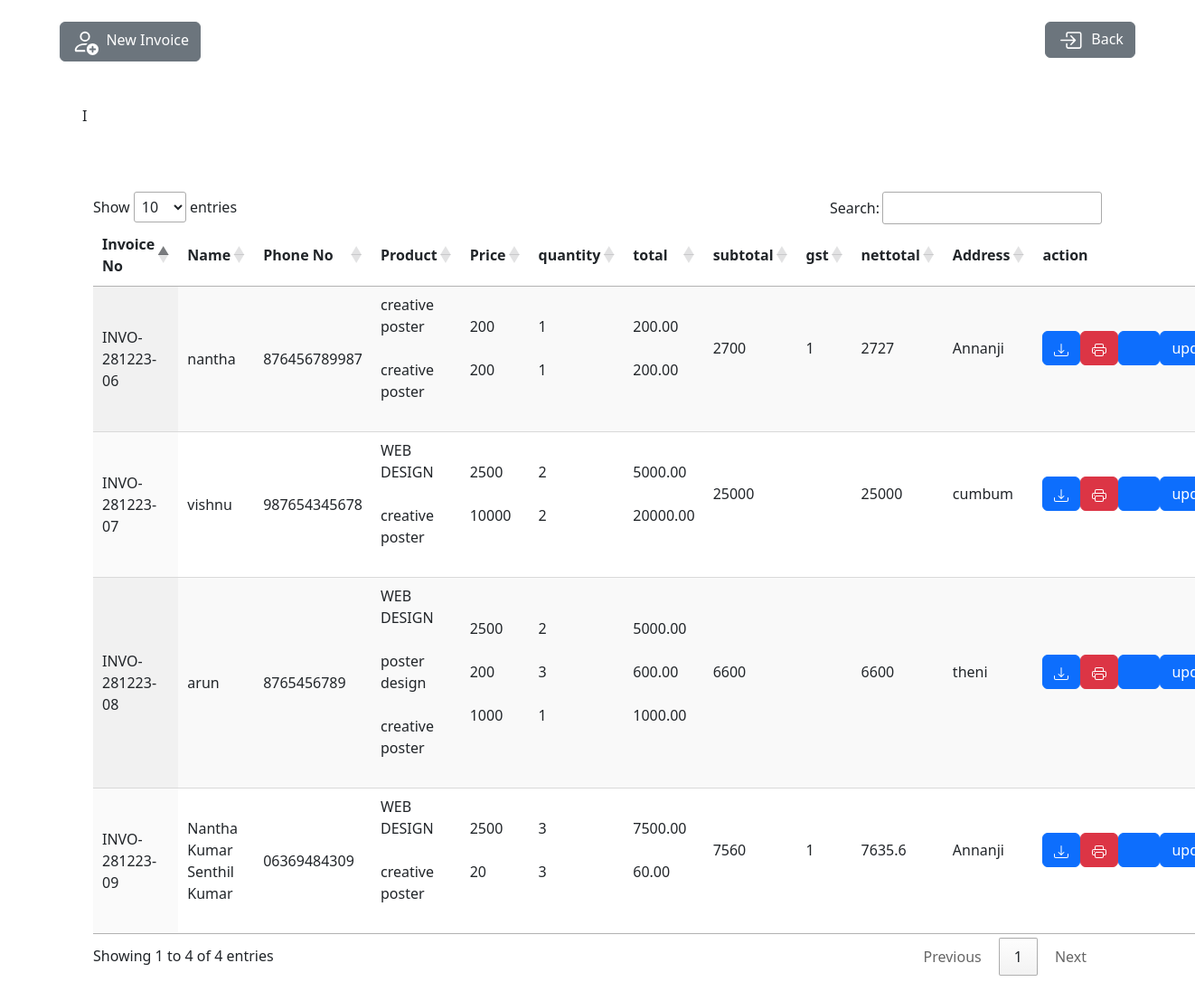
Page /invoice_list.php on the committed database.
### tables this page shows
CREATE TABLE `invoice` (
  `id` int(11) NOT NULL,
  `name` varchar(250) NOT NULL,
  `phone` varchar(250) NOT NULL,
  `address` varchar(250) NOT NULL,
  `product` varchar(250) NOT NULL,
  `quantity` int(250) NOT NULL,
  `price` varchar(250) NOT NULL,
  `total` varchar(250) NOT NULL,
  `subtotal` varchar(250) NOT NULL,
  `gst` varchar(300) NOT NULL,
  `nettotal` varchar(100) NOT NULL,
  `invoice_no` varchar(250) NOT NULL
);

### invoice_list.php (the view, shortened to what this page needs)
<?php
include "db_connect.php";
?>
<!DOCTYPE html>
<html>
<head>
	<link href="https://cdn.jsdelivr.net/npm/bootstrap@5.3.0-alpha3/dist/css/bootstrap.min.css" rel="stylesheet">
	<link rel="stylesheet" href="https://cdn.datatables.net/1.13.7/css/jquery.dataTables.min.css">
	<link rel="stylesheet" href="https://cdn.datatables.net/responsive/2.5.0/css/responsive.dataTables.min.css">
	<link href="https://cdn.jsdelivr.net/npm/bootstrap@5.3.2/dist/css/bootstrap.min.css" rel="stylesheet">
</head>
<body>
	<br>
	<div style="display:flex;justify-content: space-between;margin-left: 5%;margin-right: 5%;">
		<div>
			<a href="index.php" class="btn btn-secondary">
				&nbsp;&nbsp;New Invoice</a>
		</div>
		<div>
			<a href="index.php" class="btn btn-secondary">&nbsp;&nbsp;Back</a>
		</div>
	</div>
	<br>
	<br>
	<div class="container">
		<div class="row">
			<table id="example" class="display now-rap" style="width: 100%;">
				<thead>
					<tr>
						<th>Invoice No</th>
						I<th>Name</th>
						<th>Phone No</th>
						<th>Product</th>
						<th>Price</th>
						<th>quantity</th>
						<th>total</th>
						<th>subtotal</th>
						<th>gst</th>
						<th>nettotal</th>
						<th>Address</th>
						<th>action</th>
					</tr>
				</thead>
				<?php
				$sql = 'SELECT Distinct(invoice_no) FROM invoice';
				$query = mysqli_query($conn, $sql);
				if (!$query) {
					die(mysqli_error($conn));
				} else {
					while ($row = mysqli_fetch_assoc($query)) {
						$invoice = $row['invoice_no'];
						echo "<tr><td>" . $row['invoice_no'] . "</td>";
						$sql1 = "SELECT DISTINCT(name),phone From invoice WHERE invoice_no='$invoice'";
						$query1 = mysqli_query($conn, $sql1);
						while ($row1 = mysqli_fetch_assoc($query1)) {
							echo "<td>" . $row1['name'] . "</td> <td>" . $row1['phone'] . "</td><br>";
						}
						echo "<td>";
						$sql2 = "SELECT * From invoice WHERE invoice_no='$invoice'";
						$query2 = mysqli_query($conn, $sql2);
						while ($row2 = mysqli_fetch_assoc($query2)) {
							echo $row2['product'] . "<br>","<br>";
						}
						echo "</td><td>";
						$sql3 = "SELECT * From invoice WHERE invoice_no='$invoice'";
						$query3 = mysqli_query($conn, $sql3);
						while ($row3 = mysqli_fetch_assoc($query3)) {
							echo $row3['price'] . "<br><br>";
						}
						echo "</td><td>";
						$sql4 = "SELECT * From invoice WHERE invoice_no='$invoice'";
						$query4 = mysqli_query($conn, $sql4);
						while ($row4 = mysqli_fetch_assoc($query4)) {
							echo $row4['quantity'] ."<br><br>";
						}
						echo"</td><td>";
						$sql4 = "SELECT * From invoice WHERE invoice_no='$invoice'";
						$query4 = mysqli_query($conn, $sql4);
						while ($row4 = mysqli_fetch_assoc($query4)) {
							echo $row4['total'] ."<br><br>";
						}
						echo"</td><td>";
						$sql4 = "SELECT * From invoice WHERE invoice_no='$invoice'";
						$query4 = mysqli_query($conn, $sql4);
						if ($row4 = mysqli_fetch_assoc($query4)) {
							echo $row4['subtotal'] ."<br><br>";
						}
						echo"</td><td>";
						$sql4 = "SELECT * From invoice WHERE invoice_no='$invoice'";
						$query4 = mysqli_query($conn, $sql4);
						if ($row4 = mysqli_fetch_assoc($query4)) {
							echo $row4['gst'] ."<br><br>";
						}
						echo"</td><td>";
						$sql4 = "SELECT * From invoice WHERE invoice_no='$invoice'";
						$query4 = mysqli_query($conn, $sql4);
						if ($row4 = mysqli_fetch_assoc($query4)) {
							echo $row4['nettotal'] ."<br><br>";
						}
						echo "</td><td>";
						$sql3 = "SELECT * From invoice WHERE invoice_no='$invoice'";
						$query3 = mysqli_query($conn, $sql3);
						if($row3 = mysqli_fetch_assoc($query3)) {
							echo $row3['address'] . "<br><br>";
						}
						echo"</td>";
				?>
						<td>
							<div style="display: flex;">
								<div><a href="pdf.php?invoice=<?php echo $row['invoice_no']; ?>" class="btn btn-primary edit"></a>&nbsp;&nbsp;
								</div>
								<div><a href="print_invoice.php?invoice=<?php echo $row['invoice_no']; ?>" class='btn btn-danger'></a></div>
								<div>
									<a href="delete.php?invoice=<?php echo $row['invoice_no'];?>"class="btn btn-primary edit"><svg xmlns="img/delete.svg" width="20" height="16" ></svg></a>
								</div>
								<div>
									<a href="update.php?invoice=<?php echo $row['invoice_no'];?>"class="btn btn-primary edit">update </a>
								</div>
							</div>
						</td>
				<?php	 }
					echo "</tr>";
				}
				?>
			</table>
		</div>
		<br><br>
	</div>
</body>
</html>

### invoice_list.php (style rules this page uses)
a { text-decoration: none; }

### rows in the picture
invoice: product "creative poster", price "200", quantity "1", total "200.00", subtotal "2700", gst "1", nettotal "2727", address "Annanji"
invoice: product "creative poster", price "200", quantity "1", total "200.00"
invoice: product "WEB DESIGN", price "2500", quantity "2", total "5000.00", subtotal "25000", nettotal "25000", address "cumbum"
invoice: product "creative poster", price "10000", quantity "2", total "20000.00"
invoice: product "WEB DESIGN", price "2500", quantity "2", total "5000.00", subtotal "6600", nettotal "6600", address "theni"
invoice: product "poster design", price "200", quantity "3", total "600.00"
invoice: product "creative poster", price "1000", quantity "1", total "1000.00"
invoice: product "WEB DESIGN", price "2500", quantity "3", total "7500.00", subtotal "7560", gst "1", nettotal "7635.6", address "Annanji"
invoice: product "creative poster", price "20", quantity "3", total "60.00"

### other values in the picture
$row['invoice_no'] "INVO-281223-06"
$row1['name'] "nantha"
$row1['phone'] "876456789987"
$row['invoice_no'] "INVO-281223-07"
$row1['name'] "vishnu"
$row1['phone'] "987654345678"
$row['invoice_no'] "INVO-281223-08"
$row1['name'] "arun"
$row1['phone'] "8765456789"
$row['invoice_no'] "INVO-281223-09"
$row1['name'] "Nantha Kumar Senthil Kumar"
$row1['phone'] "06369484309"
